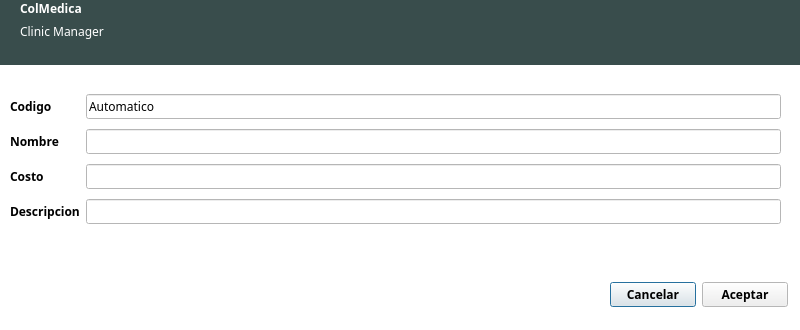
<?xml version="1.0" encoding="UTF-8"?>
<ui version="4.0">
 <class>dialogNuevoMedicamento</class>
 <widget class="QDialog" name="dialogNuevoMedicamento">
  <property name="geometry">
   <rect>
    <x>0</x>
    <y>0</y>
    <width>800</width>
    <height>330</height>
   </rect>
  </property>
  <property name="palette">
   <palette>
    <active>
     <colorrole role="Base">
      <brush brushstyle="SolidPattern">
       <color alpha="255">
        <red>255</red>
        <green>255</green>
        <blue>255</blue>
       </color>
      </brush>
     </colorrole>
     <colorrole role="Window">
      <brush brushstyle="SolidPattern">
       <color alpha="255">
        <red>255</red>
        <green>255</green>
        <blue>255</blue>
       </color>
      </brush>
     </colorrole>
    </active>
    <inactive>
     <colorrole role="Base">
      <brush brushstyle="SolidPattern">
       <color alpha="255">
        <red>255</red>
        <green>255</green>
        <blue>255</blue>
       </color>
      </brush>
     </colorrole>
     <colorrole role="Window">
      <brush brushstyle="SolidPattern">
       <color alpha="255">
        <red>255</red>
        <green>255</green>
        <blue>255</blue>
       </color>
      </brush>
     </colorrole>
    </inactive>
    <disabled>
     <colorrole role="Base">
      <brush brushstyle="SolidPattern">
       <color alpha="255">
        <red>255</red>
        <green>255</green>
        <blue>255</blue>
       </color>
      </brush>
     </colorrole>
     <colorrole role="Window">
      <brush brushstyle="SolidPattern">
       <color alpha="255">
        <red>255</red>
        <green>255</green>
        <blue>255</blue>
       </color>
      </brush>
     </colorrole>
    </disabled>
   </palette>
  </property>
  <property name="font">
   <font>
    <family>Ubuntu Condensed</family>
    <weight>75</weight>
    <bold>true</bold>
   </font>
  </property>
  <property name="cursor">
   <cursorShape>PointingHandCursor</cursorShape>
  </property>
  <property name="windowTitle">
   <string>Nuevo medicamento</string>
  </property>
  <property name="autoFillBackground">
   <bool>false</bool>
  </property>
  <widget class="QWidget" name="widgetCabecera" native="true">
   <property name="geometry">
    <rect>
     <x>0</x>
     <y>0</y>
     <width>800</width>
     <height>65</height>
    </rect>
   </property>
   <property name="palette">
    <palette>
     <active>
      <colorrole role="WindowText">
       <brush brushstyle="SolidPattern">
        <color alpha="255">
         <red>255</red>
         <green>255</green>
         <blue>255</blue>
        </color>
       </brush>
      </colorrole>
      <colorrole role="Base">
       <brush brushstyle="SolidPattern">
        <color alpha="255">
         <red>255</red>
         <green>255</green>
         <blue>255</blue>
        </color>
       </brush>
      </colorrole>
      <colorrole role="Window">
       <brush brushstyle="SolidPattern">
        <color alpha="255">
         <red>57</red>
         <green>77</green>
         <blue>76</blue>
        </color>
       </brush>
      </colorrole>
     </active>
     <inactive>
      <colorrole role="WindowText">
       <brush brushstyle="SolidPattern">
        <color alpha="255">
         <red>255</red>
         <green>255</green>
         <blue>255</blue>
        </color>
       </brush>
      </colorrole>
      <colorrole role="Base">
       <brush brushstyle="SolidPattern">
        <color alpha="255">
         <red>255</red>
         <green>255</green>
         <blue>255</blue>
        </color>
       </brush>
      </colorrole>
      <colorrole role="Window">
       <brush brushstyle="SolidPattern">
        <color alpha="255">
         <red>57</red>
         <green>77</green>
         <blue>76</blue>
        </color>
       </brush>
      </colorrole>
     </inactive>
     <disabled>
      <colorrole role="WindowText">
       <brush brushstyle="SolidPattern">
        <color alpha="255">
         <red>159</red>
         <green>158</green>
         <blue>158</blue>
        </color>
       </brush>
      </colorrole>
      <colorrole role="Base">
       <brush brushstyle="SolidPattern">
        <color alpha="255">
         <red>57</red>
         <green>77</green>
         <blue>76</blue>
        </color>
       </brush>
      </colorrole>
      <colorrole role="Window">
       <brush brushstyle="SolidPattern">
        <color alpha="255">
         <red>57</red>
         <green>77</green>
         <blue>76</blue>
        </color>
       </brush>
      </colorrole>
     </disabled>
    </palette>
   </property>
   <property name="autoFillBackground">
    <bool>true</bool>
   </property>
   <widget class="QWidget" name="layoutWidget_4">
    <property name="geometry">
     <rect>
      <x>20</x>
      <y>0</y>
      <width>162</width>
      <height>61</height>
     </rect>
    </property>
    <layout class="QFormLayout" name="formLayout_5">
     <item row="0" column="0">
      <widget class="QLabel" name="labelColMedica">
       <property name="styleSheet">
        <string notr="true">font: 30pt &quot;Ubuntu Condensed&quot;;
color: rgb(255, 255, 255);</string>
       </property>
       <property name="text">
        <string>ColMedica</string>
       </property>
      </widget>
     </item>
     <item row="1" column="0">
      <widget class="QLabel" name="labelClinicManager">
       <property name="font">
        <font>
         <weight>50</weight>
         <bold>false</bold>
        </font>
       </property>
       <property name="text">
        <string>Clinic Manager</string>
       </property>
      </widget>
     </item>
    </layout>
   </widget>
  </widget>
  <widget class="QWidget" name="widgetCuerpo" native="true">
   <property name="geometry">
    <rect>
     <x>10</x>
     <y>80</y>
     <width>781</width>
     <height>241</height>
    </rect>
   </property>
   <property name="autoFillBackground">
    <bool>true</bool>
   </property>
   <widget class="QWidget" name="layoutWidget">
    <property name="geometry">
     <rect>
      <x>0</x>
      <y>10</y>
      <width>771</width>
      <height>141</height>
     </rect>
    </property>
    <layout class="QGridLayout" name="gridLayout">
     <item row="3" column="1">
      <widget class="QLineEdit" name="lineEditDescripcion">
       <property name="font">
        <font>
         <weight>50</weight>
         <bold>false</bold>
        </font>
       </property>
       <property name="inputMask">
        <string>AAAAAAAAAAAAAAAAAAAAAAAAAAAAAAAAAAAAAAAA; </string>
       </property>
      </widget>
     </item>
     <item row="3" column="0">
      <widget class="QLabel" name="labelDescripcion">
       <property name="text">
        <string>Descripcion</string>
       </property>
      </widget>
     </item>
     <item row="1" column="1">
      <widget class="QLineEdit" name="lineEditNombre">
       <property name="font">
        <font>
         <weight>50</weight>
         <bold>false</bold>
        </font>
       </property>
       <property name="inputMask">
        <string>AAAAAAAAAAAAAAAAAAAAAAAAAAAAAAAAAAAAAAAA; </string>
       </property>
      </widget>
     </item>
     <item row="2" column="0">
      <widget class="QLabel" name="labelCosto">
       <property name="text">
        <string>Costo</string>
       </property>
      </widget>
     </item>
     <item row="0" column="0">
      <widget class="QLabel" name="labelCodigo">
       <property name="text">
        <string>Codigo</string>
       </property>
      </widget>
     </item>
     <item row="1" column="0">
      <widget class="QLabel" name="labelNombre">
       <property name="text">
        <string>Nombre</string>
       </property>
      </widget>
     </item>
     <item row="2" column="1">
      <widget class="QLineEdit" name="lineEditCosto">
       <property name="font">
        <font>
         <weight>50</weight>
         <bold>false</bold>
        </font>
       </property>
       <property name="inputMask">
        <string>99999999999999999999; </string>
       </property>
      </widget>
     </item>
     <item row="0" column="1">
      <widget class="QLineEdit" name="lineEditCodigo">
       <property name="font">
        <font>
         <weight>50</weight>
         <bold>false</bold>
        </font>
       </property>
       <property name="text">
        <string>Automatico</string>
       </property>
       <property name="readOnly">
        <bool>true</bool>
       </property>
      </widget>
     </item>
    </layout>
   </widget>
   <widget class="QWidget" name="layoutWidget">
    <property name="geometry">
     <rect>
      <x>600</x>
      <y>200</y>
      <width>178</width>
      <height>29</height>
     </rect>
    </property>
    <layout class="QHBoxLayout" name="horizontalLayout">
     <item>
      <widget class="QPushButton" name="pushButtonCancelar">
       <property name="text">
        <string>Cancelar</string>
       </property>
      </widget>
     </item>
     <item>
      <widget class="QPushButton" name="pushButtonAceptar">
       <property name="text">
        <string>Aceptar</string>
       </property>
      </widget>
     </item>
    </layout>
   </widget>
  </widget>
 </widget>
 <resources/>
 <connections/>
</ui>
